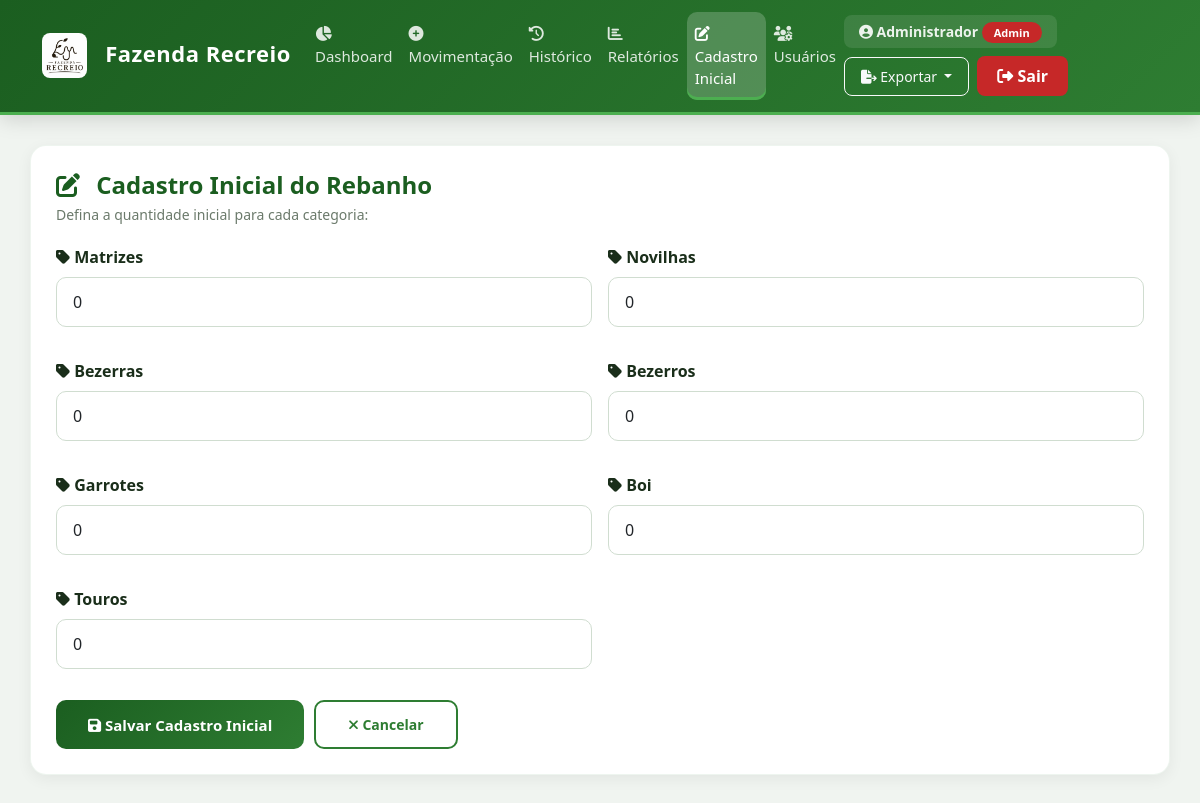
/cadastro_inicial (signed in), run on the app's committed database.
### tables this page shows
CREATE TABLE categorias (
        id INTEGER PRIMARY KEY AUTOINCREMENT,
        nome TEXT,
        quantidade INTEGER DEFAULT 0
    );

### app.py (the view, shortened to what this page needs)
@app.route("/cadastro_inicial", methods=["GET", "POST"])
@admin_required
def cadastro_inicial():
    conn = connect()
    cursor = conn.cursor()
    cursor.execute("SELECT nome, quantidade FROM categorias ORDER BY id")
    dados = cursor.fetchall()
    conn.close()
    return render_template("cadastro_inicial.html", dados=dados)

### app.py (called while the page is built)
def admin_required(f):
    @wraps(f)
    def decorated_function(*args, **kwargs):
        if 'usuario' not in session:
            flash('Por favor, faça login para acessar esta página.', 'warning')
            return redirect(url_for('login'))
        if session.get('tipo') != 'admin':
            flash('Acesso negado. Área restrita ao administrador.', 'danger')
            return redirect(url_for('dashboard'))
        return f(*args, **kwargs)
    return decorated_function

### database.py (called while the page is built)
def connect():
    import time
    for tentativa in range(5):
        try:
            conn = sqlite3.connect(DB_NAME, timeout=30)
            conn.execute("PRAGMA journal_mode=WAL")
            conn.execute("PRAGMA busy_timeout = 30000")
            conn.execute("PRAGMA synchronous = NORMAL")
            return conn
        except sqlite3.OperationalError as e:
            if "database is locked" in str(e) and tentativa < 4:
                print(f"⏳ Banco bloqueado, tentando novamente ({tentativa+1}/5)...")
                time.sleep(2)
            else:
                raise e
    raise sqlite3.OperationalError("Database is locked after multiple attempts")

### templates/cadastro_inicial.html
{% extends "base.html" %}
{% block content %}
<div class="card-dashboard">
    <h2><i class="fas fa-edit" style="color: #1B5E20;"></i> Cadastro Inicial do Rebanho</h2>
    <p class="subtitle">Defina a quantidade inicial para cada categoria:</p>
    <form method="POST">
        <div class="row g-3">
            {% for categoria, quantidade in dados %}
            <div class="col-md-6">
                <div class="mb-3">
                    <label class="form-label" style="font-weight: 600;">
                        <i class="fas fa-tag"></i> {{ categoria }}
                    </label>
                    <input
                        class="form-control"
                        type="number"
                        name="{{ categoria }}"
                        value="{{ quantidade }}"
                        min="0"
                        required
                        style="border-radius: 10px; padding: 12px 16px; border: 1px solid #d0ddd0; font-size: 16px;">
                </div>
            </div>
            {% endfor %}
        </div>
        <div style="display: flex; gap: 10px; flex-wrap: wrap; margin-top: 15px;">
            <button type="submit" class="btn-primary-custom" style="padding: 12px 32px;">
                <i class="fas fa-save"></i> Salvar Cadastro Inicial
            </button>
            <a href="/" class="btn-outline-custom" style="padding: 12px 32px; text-decoration: none;">
                <i class="fas fa-times"></i> Cancelar
            </a>
        </div>
    </form>
</div>
{% endblock %}

### static/css/style.css (style rules this page uses)
* { margin: 0; padding: 0; box-sizing: border-box; }
body { font-family: 'Segoe UI', 'Roboto', Arial, sans-serif; background: #f0f4f0; color: #1a2e1a; min-height: 100vh; }
.card-dashboard { background: white; border-radius: 16px; padding: 25px; box-shadow: 0 4px 15px rgba(0, 0, 0, 0.06); margin-bottom: 25px; transition: all 0.3s ease; border: 1px solid rgba(46, 125, 50, 0.08); }
.card-dashboard h2 { color: #1B5E20; font-weight: 700; font-size: 24px; margin-bottom: 5px; }
.card-dashboard h2 i { margin-right: 10px; }
.card-dashboard .subtitle { color: #6b7a6b; font-size: 14px; margin-bottom: 20px; }
.btn-primary-custom { background: linear-gradient(135deg, #1B5E20, #2E7D32); color: white; border: none; padding: 10px 24px; border-radius: 10px; font-weight: 600; font-size: 15px; transition: all 0.3s ease; cursor: pointer; }
.btn-outline-custom { background: transparent; color: #2E7D32; border: 2px solid #2E7D32; padding: 8px 20px; border-radius: 10px; font-weight: 600; font-size: 14px; transition: all 0.3s ease; cursor: pointer; }
.mb-3 { margin-bottom: 15px; }

### data on the page
categorias: nome "Matrizes", Matrizes "0"
categorias: nome "Novilhas", Novilhas "0"
categorias: nome "Bezerras", Bezerras "0"
categorias: nome "Bezerros", Bezerros "0"
categorias: nome "Garrotes", Garrotes "0"
categorias: nome "Boi", Boi "0"
categorias: nome "Touros", Touros "0"

### other printed values
{{ session.get('nome', 'Usuário') }} "Administrador"
